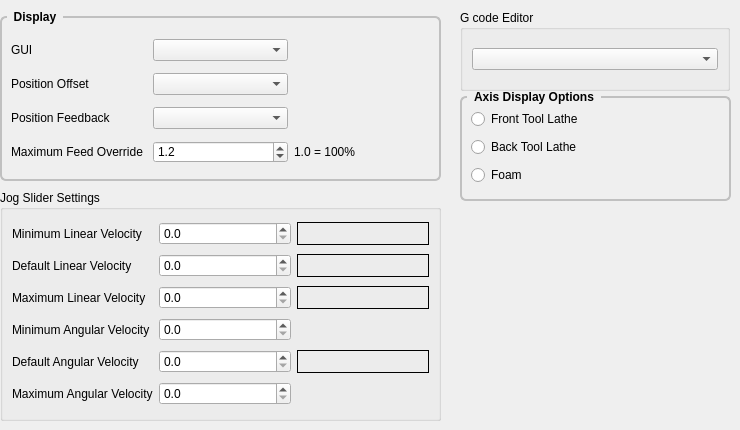
          <widget class="QWidget" name="tab_11">
           <attribute name="title">
            <string>Settings</string>
           </attribute>
           <widget class="QGroupBox" name="groupBox_60">
            <property name="geometry">
             <rect>
              <x>460</x>
              <y>10</y>
              <width>270</width>
              <height>81</height>
             </rect>
            </property>
            <property name="title">
             <string>G code Editor</string>
            </property>
            <layout class="QGridLayout" name="gridLayout_45">
             <item row="0" column="0">
              <widget class="QComboBox" name="editorCB"/>
             </item>
            </layout>
           </widget>
           <widget class="QGroupBox" name="gridGroupBox_5">
            <property name="geometry">
             <rect>
              <x>0</x>
              <y>10</y>
              <width>441</width>
              <height>171</height>
             </rect>
            </property>
            <property name="styleSheet">
             <string notr="true">QGroupBox {
    font: bold;
    border: 2px solid silver;
    border-radius: 6px;
    margin-top: 6px;
}

QGroupBox::title {
    subcontrol-origin: margin;
    left: 7px;
    padding: 0px 5px 0px 5px;
}</string>
            </property>
            <property name="title">
             <string>Display</string>
            </property>
            <layout class="QGridLayout" name="gridLayout_47">
             <property name="leftMargin">
              <number>9</number>
             </property>
             <property name="topMargin">
              <number>15</number>
             </property>
             <property name="rightMargin">
              <number>9</number>
             </property>
             <property name="bottomMargin">
              <number>9</number>
             </property>
             <item row="1" column="1">
              <widget class="QComboBox" name="positionOffsetCB"/>
             </item>
             <item row="2" column="1">
              <widget class="QComboBox" name="positionFeedbackCB"/>
             </item>
             <item row="3" column="1">
              <widget class="QDoubleSpinBox" name="maxFeedOverrideSB">
               <property name="decimals">
                <number>1</number>
               </property>
               <property name="maximum">
                <double>2.000000000000000</double>
               </property>
               <property name="singleStep">
                <double>0.100000000000000</double>
               </property>
               <property name="value">
                <double>1.200000000000000</double>
               </property>
              </widget>
             </item>
             <item row="0" column="0">
              <widget class="QLabel" name="label_40">
               <property name="text">
                <string>GUI</string>
               </property>
              </widget>
             </item>
             <item row="1" column="0">
              <widget class="QLabel" name="label_41">
               <property name="text">
                <string>Position Offset</string>
               </property>
              </widget>
             </item>
             <item row="0" column="1">
              <widget class="QComboBox" name="guiCB"/>
             </item>
             <item row="2" column="0">
              <widget class="QLabel" name="label_42">
               <property name="text">
                <string>Position Feedback</string>
               </property>
              </widget>
             </item>
             <item row="3" column="0">
              <widget class="QLabel" name="label_9">
               <property name="text">
                <string>Maximum Feed Override</string>
               </property>
              </widget>
             </item>
             <item row="3" column="2">
              <widget class="QLabel" name="label_179">
               <property name="text">
                <string>1.0 = 100%</string>
               </property>
              </widget>
             </item>
            </layout>
           </widget>
           <widget class="QGroupBox" name="groupBox_61">
            <property name="geometry">
             <rect>
              <x>0</x>
              <y>190</y>
              <width>441</width>
              <height>231</height>
             </rect>
            </property>
            <property name="title">
             <string>Jog Slider Settings</string>
            </property>
            <layout class="QGridLayout" name="gridLayout_107">
             <item row="4" column="0">
              <widget class="QLabel" name="label_1110">
               <property name="text">
                <string>Default Angular Velocity</string>
               </property>
              </widget>
             </item>
             <item row="0" column="0">
              <widget class="QLabel" name="label_1107">
               <property name="text">
                <string>Minimum Linear Velocity</string>
               </property>
              </widget>
             </item>
             <item row="3" column="0">
              <widget class="QLabel" name="label_1109">
               <property name="text">
                <string>Minimum Angular Velocity</string>
               </property>
              </widget>
             </item>
             <item row="1" column="0">
              <widget class="QLabel" name="label_21">
               <property name="text">
                <string>Default Linear Velocity</string>
               </property>
              </widget>
             </item>
             <item row="2" column="0">
              <widget class="QLabel" name="label_1108">
               <property name="text">
                <string>Maximum Linear Velocity</string>
               </property>
              </widget>
             </item>
             <item row="1" column="1">
              <widget class="QDoubleSpinBox" name="defLinJogVelDSB">
               <property name="suffix">
                <string/>
               </property>
               <property name="decimals">
                <number>1</number>
               </property>
               <property name="maximum">
                <double>500.000000000000000</double>
               </property>
               <property name="singleStep">
                <double>0.100000000000000</double>
               </property>
               <property name="value">
                <double>0.000000000000000</double>
               </property>
              </widget>
             </item>
             <item row="1" column="2">
              <widget class="QLabel" name="jogSpeedLB">
               <property name="frameShape">
                <enum>QFrame::Box</enum>
               </property>
               <property name="text">
                <string/>
               </property>
              </widget>
             </item>
             <item row="5" column="0">
              <widget class="QLabel" name="label_1111">
               <property name="text">
                <string>Maximum Angular Velocity</string>
               </property>
              </widget>
             </item>
             <item row="0" column="1">
              <widget class="QDoubleSpinBox" name="minLinJogVelDSB">
               <property name="decimals">
                <number>1</number>
               </property>
               <property name="maximum">
                <double>500.000000000000000</double>
               </property>
               <property name="singleStep">
                <double>0.100000000000000</double>
               </property>
              </widget>
             </item>
             <item row="2" column="1">
              <widget class="QDoubleSpinBox" name="maxLinJogVelDSB">
               <property name="decimals">
                <number>1</number>
               </property>
               <property name="maximum">
                <double>500.000000000000000</double>
               </property>
               <property name="singleStep">
                <double>0.100000000000000</double>
               </property>
              </widget>
             </item>
             <item row="3" column="1">
              <widget class="QDoubleSpinBox" name="minAngJogVelDSB">
               <property name="decimals">
                <number>1</number>
               </property>
               <property name="maximum">
                <double>500.000000000000000</double>
               </property>
               <property name="singleStep">
                <double>0.100000000000000</double>
               </property>
              </widget>
             </item>
             <item row="4" column="1">
              <widget class="QDoubleSpinBox" name="defAngJogVelDSB">
               <property name="decimals">
                <number>1</number>
               </property>
               <property name="maximum">
                <double>500.000000000000000</double>
               </property>
               <property name="singleStep">
                <double>0.100000000000000</double>
               </property>
              </widget>
             </item>
             <item row="5" column="1">
              <widget class="QDoubleSpinBox" name="maxAngJogVelDSB">
               <property name="decimals">
                <number>1</number>
               </property>
               <property name="maximum">
                <double>500.000000000000000</double>
               </property>
               <property name="singleStep">
                <double>0.100000000000000</double>
               </property>
              </widget>
             </item>
             <item row="2" column="2">
              <widget class="QLabel" name="maxLinearVelLB">
               <property name="frameShape">
                <enum>QFrame::Box</enum>
               </property>
               <property name="text">
                <string/>
               </property>
              </widget>
             </item>
             <item row="0" column="2">
              <widget class="QLabel" name="minLinearVelLB">
               <property name="frameShape">
                <enum>QFrame::Box</enum>
               </property>
               <property name="text">
                <string/>
               </property>
              </widget>
             </item>
             <item row="4" column="2">
              <widget class="QLabel" name="defAngularVelLB">
               <property name="frameShape">
                <enum>QFrame::Box</enum>
               </property>
               <property name="text">
                <string/>
               </property>
              </widget>
             </item>
            </layout>
           </widget>
           <widget class="QGroupBox" name="gridGroupBox_4">
            <property name="geometry">
             <rect>
              <x>460</x>
              <y>90</y>
              <width>271</width>
              <height>111</height>
             </rect>
            </property>
            <property name="styleSheet">
             <string notr="true">QGroupBox {
    font: bold;
    border: 2px solid silver;
    border-radius: 6px;
    margin-top: 6px;
}

QGroupBox::title {
    subcontrol-origin: margin;
    left: 7px;
    padding: 0px 5px 0px 5px;
}</string>
            </property>
            <property name="title">
             <string>Axis Display Options</string>
            </property>
            <layout class="QGridLayout" name="gridLayout_32">
             <item row="1" column="0">
              <widget class="QRadioButton" name="backToolLatheRB">
               <property name="text">
                <string>Back Tool Lathe</string>
               </property>
              </widget>
             </item>
             <item row="0" column="0">
              <widget class="QRadioButton" name="frontToolLatheRB">
               <property name="text">
                <string>Front Tool Lathe</string>
               </property>
              </widget>
             </item>
             <item row="2" column="0">
              <widget class="QRadioButton" name="foamRB">
               <property name="text">
                <string>Foam</string>
               </property>
              </widget>
             </item>
            </layout>
           </widget>
          </widget>
